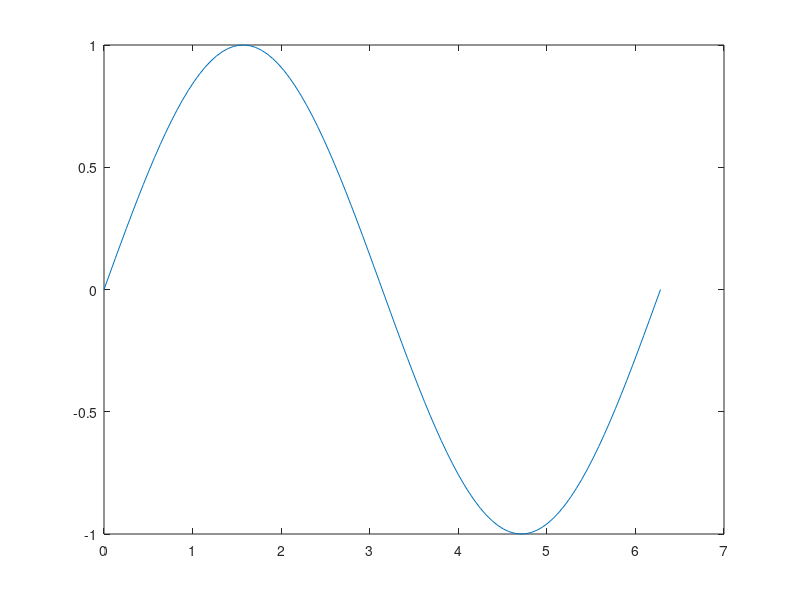
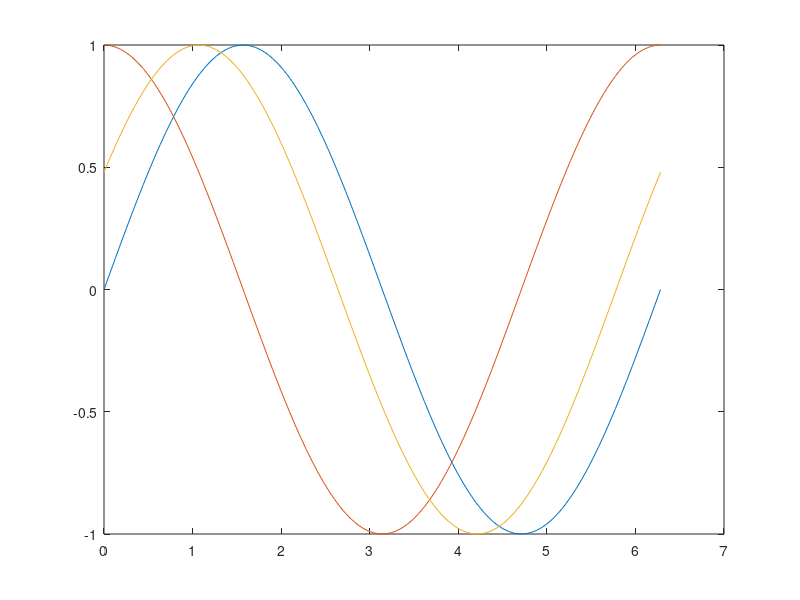
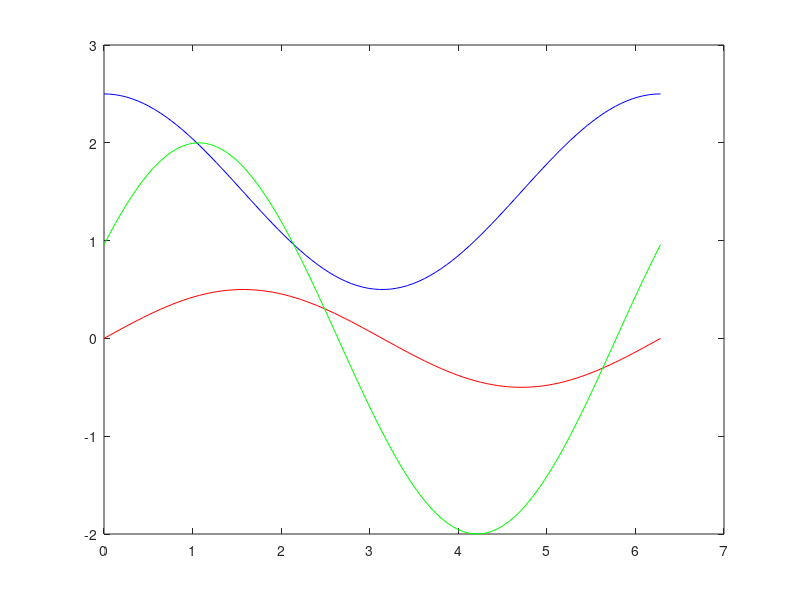

Write MATLAB code to recreate these figures, in order.
clear
clc

% Range
% x = 1 : 5

x = linspace(0,2*pi,100);
y1 = sin(x);
y2 = cos(x);
y3 = sin(x + 0.5); % Geser ke kanan 0.5

% Single Lines
figure(1);
plot(x,y1);


% Membaca Perubahan Grafik
% Multi Lines 1
figure(2);
plot(x,y1,x,y2,x,y3) % Membuat Grafik 3 Koordinat

% Multi Lines 2 dengan perintah warna sesuai Keinginan
figure(3);
plot(x,y1/2,'r',x,y2+1.5,'b',x,y3*2,'g') 

% Figure fungsinya membuat 2 buah grafik di dalam 1 Program yang sama
% r = red, y = yellow, g = green -- Kode warna
